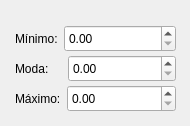
     <widget class="QWidget" name="triangular_3_server_3">
      <widget class="QWidget" name="normal_ent_32" native="true">
       <property name="geometry">
        <rect>
         <x>10</x>
         <y>20</y>
         <width>171</width>
         <height>37</height>
        </rect>
       </property>
       <layout class="QHBoxLayout" name="normal_layout_ent_37" stretch="0,0">
        <property name="sizeConstraint">
         <enum>QLayout::SetDefaultConstraint</enum>
        </property>
        <property name="leftMargin">
         <number>5</number>
        </property>
        <property name="topMargin">
         <number>5</number>
        </property>
        <property name="rightMargin">
         <number>5</number>
        </property>
        <property name="bottomMargin">
         <number>5</number>
        </property>
        <item>
         <widget class="QLabel" name="label_43">
          <property name="sizePolicy">
           <sizepolicy hsizetype="Minimum" vsizetype="Minimum">
            <horstretch>0</horstretch>
            <verstretch>0</verstretch>
           </sizepolicy>
          </property>
          <property name="minimumSize">
           <size>
            <width>0</width>
            <height>0</height>
           </size>
          </property>
          <property name="text">
           <string>Mínimo:</string>
          </property>
         </widget>
        </item>
        <item>
         <widget class="QDoubleSpinBox" name="tef_triang_min_server_1">
          <property name="sizePolicy">
           <sizepolicy hsizetype="Expanding" vsizetype="Expanding">
            <horstretch>0</horstretch>
            <verstretch>0</verstretch>
           </sizepolicy>
          </property>
         </widget>
        </item>
       </layout>
      </widget>
      <widget class="QWidget" name="normal_ent_33" native="true">
       <property name="geometry">
        <rect>
         <x>10</x>
         <y>50</y>
         <width>171</width>
         <height>37</height>
        </rect>
       </property>
       <layout class="QHBoxLayout" name="normal_layout_ent_38" stretch="0,0">
        <property name="sizeConstraint">
         <enum>QLayout::SetDefaultConstraint</enum>
        </property>
        <property name="leftMargin">
         <number>5</number>
        </property>
        <property name="topMargin">
         <number>5</number>
        </property>
        <property name="rightMargin">
         <number>5</number>
        </property>
        <property name="bottomMargin">
         <number>5</number>
        </property>
        <item>
         <widget class="QLabel" name="label_44">
          <property name="sizePolicy">
           <sizepolicy hsizetype="Minimum" vsizetype="Minimum">
            <horstretch>0</horstretch>
            <verstretch>0</verstretch>
           </sizepolicy>
          </property>
          <property name="minimumSize">
           <size>
            <width>0</width>
            <height>0</height>
           </size>
          </property>
          <property name="text">
           <string>Moda:    </string>
          </property>
         </widget>
        </item>
        <item>
         <widget class="QDoubleSpinBox" name="tef_triang_moda_server_1">
          <property name="sizePolicy">
           <sizepolicy hsizetype="Expanding" vsizetype="Expanding">
            <horstretch>0</horstretch>
            <verstretch>0</verstretch>
           </sizepolicy>
          </property>
         </widget>
        </item>
       </layout>
      </widget>
      <widget class="QWidget" name="normal_ent_34" native="true">
       <property name="geometry">
        <rect>
         <x>10</x>
         <y>80</y>
         <width>171</width>
         <height>37</height>
        </rect>
       </property>
       <layout class="QHBoxLayout" name="normal_layout_ent_39" stretch="0,0">
        <property name="sizeConstraint">
         <enum>QLayout::SetDefaultConstraint</enum>
        </property>
        <property name="leftMargin">
         <number>5</number>
        </property>
        <property name="topMargin">
         <number>5</number>
        </property>
        <property name="rightMargin">
         <number>5</number>
        </property>
        <property name="bottomMargin">
         <number>5</number>
        </property>
        <item>
         <widget class="QLabel" name="label_45">
          <property name="sizePolicy">
           <sizepolicy hsizetype="Minimum" vsizetype="Minimum">
            <horstretch>0</horstretch>
            <verstretch>0</verstretch>
           </sizepolicy>
          </property>
          <property name="minimumSize">
           <size>
            <width>0</width>
            <height>0</height>
           </size>
          </property>
          <property name="text">
           <string>Máximo:</string>
          </property>
         </widget>
        </item>
        <item>
         <widget class="QDoubleSpinBox" name="tef_triang_max_server_1">
          <property name="sizePolicy">
           <sizepolicy hsizetype="Expanding" vsizetype="Expanding">
            <horstretch>0</horstretch>
            <verstretch>0</verstretch>
           </sizepolicy>
          </property>
         </widget>
        </item>
       </layout>
      </widget>
     </widget>
